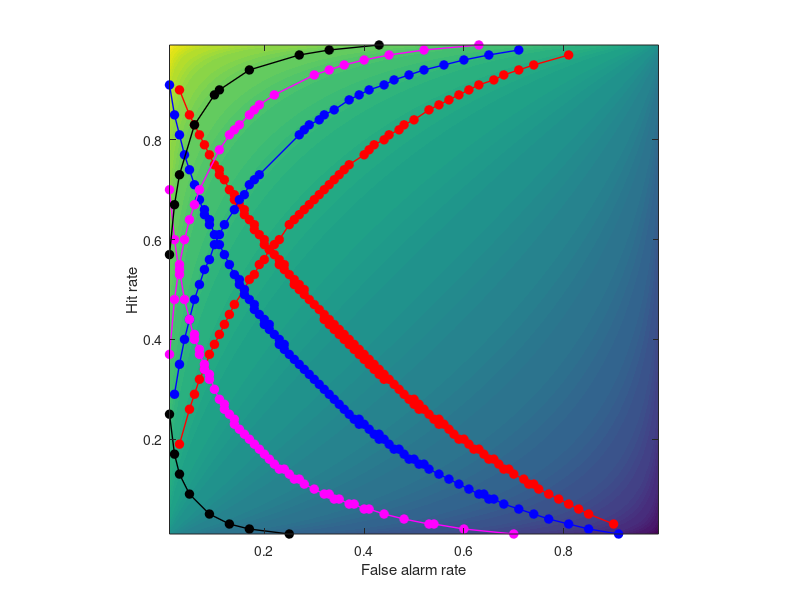

This figure's MATLAB source: (Note: this script raises an error after producing the figure.)
%% MATLAB for Brain and Cognitive Scientists (MIT Press 2017)
% mikexcohen@gmail.com
%
% This script contains solutions and tips for most exercises in the book.
% If you are struggling with an exercise not in this list, email me with an
% explanation of what you've already tried and what you need help with.

%% 1, 2, 3


% convert counts to probabilities
x  = .01:.01:.99;
dp = bsxfun(@minus,norminv(x)',norminv(x));
rb = -bsxfun(@plus,norminv(x)',norminv(x))/2;

% % following code is for #3
% x  = norminv(.01:.01:.99);
% dp = bsxfun(@minus,x',x);
% rb = -bsxfun(@plus,x',x)/2;


% show the 2D d' space
clf
contourf(x,x,dp,80,'linecolor','none')
% imagesc(x,x,dp), axis xy
xlabel('False alarm rate')
ylabel('Hit rate')
hold on % we'll plot lines on top
axis square

% colors for isosensitivity curves
colorz = 'rbmk';

% the d' values
dp2plot = [ 1 1.5 2 2.5];
rb2plot = [.3 .5 .9 1.5];
tol = .01;

for dpi=1:length(dp2plot)

    % find points
    idx = find(dp>dp2plot(dpi)-tol & dp<dp2plot(dpi)+tol);

    % and plot isosensitivity curves
    [yi,xi] = ind2sub(size(dp),idx);
    plot(x(xi),x(yi),[ colorz(dpi) 'o-' ],'linew',1,'markersize',6,'markerfacecolor',colorz(dpi))



    % find points
    idx = find(rb>rb2plot(dpi)-tol & rb<rb2plot(dpi)+tol);

    % and plot isosensitivity curves
    [yi,xi] = ind2sub(size(rb),idx);
    plot(x(xi),x(yi),[ colorz(dpi) 'o-' ],'linew',1,'markersize',6,'markerfacecolor',colorz(dpi))

end

% set(gca,'xscale','li','yscale','log')

%% 5


load ../ch14/behavioralDataRK.mat
clf

for nbins = 4:40

    % and now discretize
    drank = ceil( nbins*tiedrank(beh(:,2))/length(beh) );

    % initialize and compute
    caf = zeros(nbins,2);
    for i=1:nbins
        caf(i,1) = mean(beh(drank==i,2));
        caf(i,2) = mean(beh(drank==i,1));
    end

    % and plot
    hold on
    plot(caf(:,1),caf(:,2),'o-','markerfacecolor','r','markersize',7)
end

xlabel('Average RT')
ylabel('Average accuracy')


%%
